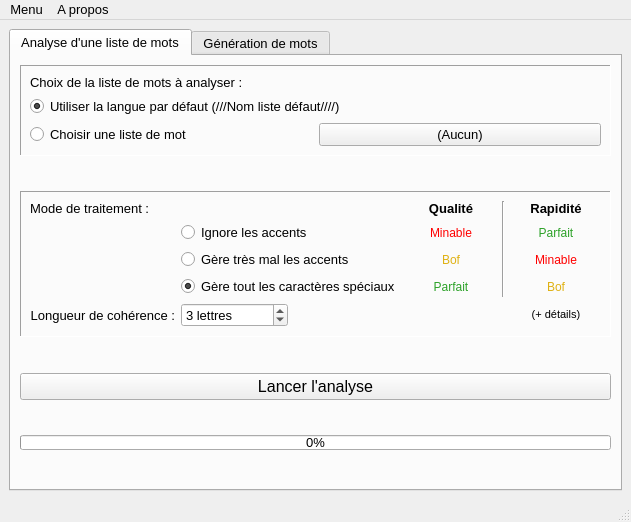
<?xml version="1.0" encoding="UTF-8"?>
<ui version="4.0">
 <class>FenetrePrincipale</class>
 <widget class="QMainWindow" name="FenetrePrincipale">
  <property name="geometry">
   <rect>
    <x>0</x>
    <y>0</y>
    <width>631</width>
    <height>522</height>
   </rect>
  </property>
  <property name="font">
   <font>
    <pointsize>10</pointsize>
   </font>
  </property>
  <property name="windowTitle">
   <string>MainWindow</string>
  </property>
  <widget class="QWidget" name="centralwidget">
   <layout class="QGridLayout" name="gridLayout">
    <item row="0" column="0">
     <widget class="QTabWidget" name="tabWidget">
      <widget class="QWidget" name="onglet_analyse">
       <attribute name="title">
        <string>Analyse d'une liste de mots</string>
       </attribute>
       <layout class="QGridLayout" name="gridLayout_4">
        <item row="4" column="0">
         <widget class="QPushButton" name="bouton_analyser">
          <property name="font">
           <font>
            <pointsize>12</pointsize>
           </font>
          </property>
          <property name="text">
           <string>Lancer l'analyse</string>
          </property>
         </widget>
        </item>
        <item row="0" column="0">
         <widget class="QFrame" name="frame_choixListe">
          <property name="frameShape">
           <enum>QFrame::Panel</enum>
          </property>
          <property name="frameShadow">
           <enum>QFrame::Sunken</enum>
          </property>
          <layout class="QGridLayout" name="gridLayout_3">
           <item row="1" column="0" colspan="2">
            <widget class="QRadioButton" name="radio_langDef">
             <property name="text">
              <string>Utiliser la langue par défaut (///Nom liste défaut////)</string>
             </property>
             <property name="checked">
              <bool>true</bool>
             </property>
            </widget>
           </item>
           <item row="2" column="0">
            <widget class="QRadioButton" name="radio_langPerso">
             <property name="text">
              <string>Choisir une liste de mot</string>
             </property>
            </widget>
           </item>
           <item row="0" column="0" colspan="2">
            <widget class="QLabel" name="label_choixLang">
             <property name="text">
              <string>Choix de la liste de mots à analyser :</string>
             </property>
            </widget>
           </item>
           <item row="2" column="1">
            <widget class="QPushButton" name="bouton_selecFichier">
             <property name="text">
              <string>(Aucun)</string>
             </property>
            </widget>
           </item>
          </layout>
         </widget>
        </item>
        <item row="3" column="0">
         <spacer name="verticalSpacer_2">
          <property name="orientation">
           <enum>Qt::Vertical</enum>
          </property>
          <property name="sizeHint" stdset="0">
           <size>
            <width>20</width>
            <height>40</height>
           </size>
          </property>
         </spacer>
        </item>
        <item row="5" column="0">
         <spacer name="verticalSpacer_3">
          <property name="orientation">
           <enum>Qt::Vertical</enum>
          </property>
          <property name="sizeHint" stdset="0">
           <size>
            <width>20</width>
            <height>40</height>
           </size>
          </property>
         </spacer>
        </item>
        <item row="1" column="0">
         <spacer name="verticalSpacer">
          <property name="orientation">
           <enum>Qt::Vertical</enum>
          </property>
          <property name="sizeHint" stdset="0">
           <size>
            <width>20</width>
            <height>40</height>
           </size>
          </property>
         </spacer>
        </item>
        <item row="2" column="0">
         <widget class="QFrame" name="frame_mode">
          <property name="frameShape">
           <enum>QFrame::Panel</enum>
          </property>
          <property name="frameShadow">
           <enum>QFrame::Sunken</enum>
          </property>
          <layout class="QGridLayout" name="gridLayout_2">
           <item row="3" column="1" colspan="2">
            <widget class="QRadioButton" name="radio_speciaux">
             <property name="toolTip">
              <string>C'est beau l'utf-8, mais c'est chiant à utiliser !</string>
             </property>
             <property name="text">
              <string>Gère tout les caractères spéciaux</string>
             </property>
             <property name="checked">
              <bool>true</bool>
             </property>
            </widget>
           </item>
           <item row="0" column="4" rowspan="4">
            <widget class="Line" name="line_details">
             <property name="orientation">
              <enum>Qt::Vertical</enum>
             </property>
            </widget>
           </item>
           <item row="4" column="0">
            <widget class="QLabel" name="label_lcoh">
             <property name="text">
              <string>Longueur de cohérence :</string>
             </property>
             <property name="alignment">
              <set>Qt::AlignRight|Qt::AlignTrailing|Qt::AlignVCenter</set>
             </property>
            </widget>
           </item>
           <item row="4" column="1">
            <widget class="QSpinBox" name="spin_lcoh">
             <property name="buttonSymbols">
              <enum>QAbstractSpinBox::UpDownArrows</enum>
             </property>
             <property name="suffix">
              <string> lettres</string>
             </property>
             <property name="minimum">
              <number>1</number>
             </property>
             <property name="value">
              <number>3</number>
             </property>
            </widget>
           </item>
           <item row="0" column="3">
            <widget class="QLabel" name="Qualite">
             <property name="font">
              <font>
               <weight>75</weight>
               <bold>true</bold>
              </font>
             </property>
             <property name="text">
              <string>Qualité</string>
             </property>
             <property name="alignment">
              <set>Qt::AlignCenter</set>
             </property>
            </widget>
           </item>
           <item row="3" column="5">
            <widget class="QLabel" name="Bof">
             <property name="toolTip">
              <string>Pour ce que le programme fait (lire des suites de lettres. Noter le nombre d'occurence),
cette méthode est honteusement longue</string>
             </property>
             <property name="styleSheet">
              <string notr="true">color: rgb(223, 177, 19);</string>
             </property>
             <property name="text">
              <string>Bof</string>
             </property>
             <property name="alignment">
              <set>Qt::AlignCenter</set>
             </property>
            </widget>
           </item>
           <item row="1" column="5">
            <widget class="QLabel" name="Parfait_2">
             <property name="toolTip">
              <string>C'est presque instantanné. Normal, y a vraiment pas besoin d'un supercalculateur pour faire ça</string>
             </property>
             <property name="styleSheet">
              <string notr="true">color: rgb(44, 161, 40);</string>
             </property>
             <property name="text">
              <string>Parfait</string>
             </property>
             <property name="alignment">
              <set>Qt::AlignCenter</set>
             </property>
            </widget>
           </item>
           <item row="2" column="3">
            <widget class="QLabel" name="Bof_2">
             <property name="toolTip">
              <string>Bah, limité au français quoi. Et en plus, ça gère pas les tirets</string>
             </property>
             <property name="styleSheet">
              <string notr="true">color: rgb(223, 177, 19);</string>
             </property>
             <property name="text">
              <string>Bof</string>
             </property>
             <property name="alignment">
              <set>Qt::AlignCenter</set>
             </property>
            </widget>
           </item>
           <item row="1" column="3">
            <widget class="QLabel" name="Minable">
             <property name="toolTip">
              <string>J'voulais pas faire un truc pour les anglais, moi !</string>
             </property>
             <property name="styleSheet">
              <string notr="true">color: rgb(255, 0, 0);</string>
             </property>
             <property name="text">
              <string>Minable</string>
             </property>
             <property name="alignment">
              <set>Qt::AlignCenter</set>
             </property>
            </widget>
           </item>
           <item row="0" column="5">
            <widget class="QLabel" name="Rapidite">
             <property name="font">
              <font>
               <weight>75</weight>
               <bold>true</bold>
              </font>
             </property>
             <property name="text">
              <string>Rapidité</string>
             </property>
             <property name="alignment">
              <set>Qt::AlignCenter</set>
             </property>
            </widget>
           </item>
           <item row="3" column="3">
            <widget class="QLabel" name="Parfait">
             <property name="toolTip">
              <string>Testez avec le Japonnais ! Promis, ça marche !</string>
             </property>
             <property name="styleSheet">
              <string notr="true">color: rgb(44, 161, 40);</string>
             </property>
             <property name="text">
              <string>Parfait</string>
             </property>
             <property name="alignment">
              <set>Qt::AlignCenter</set>
             </property>
            </widget>
           </item>
           <item row="2" column="5">
            <widget class="QLabel" name="Minable_2">
             <property name="toolTip">
              <string>En même temps, c'est codé avec les pieds</string>
             </property>
             <property name="styleSheet">
              <string notr="true">color: rgb(255, 0, 0);</string>
             </property>
             <property name="text">
              <string>Minable</string>
             </property>
             <property name="alignment">
              <set>Qt::AlignCenter</set>
             </property>
            </widget>
           </item>
           <item row="1" column="1" colspan="2">
            <widget class="QRadioButton" name="radio_ignore">
             <property name="toolTip">
              <string>Les lettres accentuées sont supprimée par l'analyse : on regarde le mot &quot;ttt&quot; au lieu de &quot;étêtât&quot;
Il vaut donc mieux que la liste de mots originale soit sans accents</string>
             </property>
             <property name="text">
              <string>Ignore les accents</string>
             </property>
            </widget>
           </item>
           <item row="2" column="1" colspan="2">
            <widget class="QRadioButton" name="radio_minable">
             <property name="toolTip">
              <string>Seul certains caractères spéciaux sont pris en compte :
ÀÁÂÃÄÅàáâãäåÒÓÔÕÖØòóôõöøÈÉÊËèéêëÌÍÎÏìíîïÙÚÛÜùúûüÿÑñÇç</string>
             </property>
             <property name="text">
              <string>Gère très mal les accents</string>
             </property>
            </widget>
           </item>
           <item row="4" column="5">
            <widget class="QPushButton" name="bouton_details">
             <property name="font">
              <font>
               <pointsize>8</pointsize>
              </font>
             </property>
             <property name="text">
              <string>(+ détails)</string>
             </property>
             <property name="flat">
              <bool>true</bool>
             </property>
            </widget>
           </item>
           <item row="0" column="0">
            <widget class="QLabel" name="label_mode">
             <property name="text">
              <string>Mode de traitement :</string>
             </property>
            </widget>
           </item>
           <item row="4" column="2" colspan="3">
            <spacer name="horizontalSpacer">
             <property name="orientation">
              <enum>Qt::Horizontal</enum>
             </property>
             <property name="sizeHint" stdset="0">
              <size>
               <width>40</width>
               <height>20</height>
              </size>
             </property>
            </spacer>
           </item>
          </layout>
         </widget>
        </item>
        <item row="6" column="0">
         <widget class="QProgressBar" name="progr_Analyse">
          <property name="sizePolicy">
           <sizepolicy hsizetype="Expanding" vsizetype="Minimum">
            <horstretch>0</horstretch>
            <verstretch>0</verstretch>
           </sizepolicy>
          </property>
          <property name="minimumSize">
           <size>
            <width>0</width>
            <height>15</height>
           </size>
          </property>
          <property name="value">
           <number>0</number>
          </property>
         </widget>
        </item>
        <item row="7" column="0">
         <spacer name="verticalSpacer_5">
          <property name="orientation">
           <enum>Qt::Vertical</enum>
          </property>
          <property name="sizeHint" stdset="0">
           <size>
            <width>20</width>
            <height>40</height>
           </size>
          </property>
         </spacer>
        </item>
       </layout>
      </widget>
      <widget class="QWidget" name="onglet_generation">
       <property name="enabled">
        <bool>false</bool>
       </property>
       <attribute name="title">
        <string>Génération de mots</string>
       </attribute>
       <layout class="QGridLayout" name="gridLayout_5">
        <item row="5" column="2">
         <spacer name="horizontalSpacer_3">
          <property name="orientation">
           <enum>Qt::Horizontal</enum>
          </property>
          <property name="sizeHint" stdset="0">
           <size>
            <width>40</width>
            <height>20</height>
           </size>
          </property>
         </spacer>
        </item>
        <item row="6" column="2">
         <widget class="QPushButton" name="bouton_trier">
          <property name="text">
           <string>Trier</string>
          </property>
         </widget>
        </item>
        <item row="5" column="1">
         <spacer name="verticalSpacer_4">
          <property name="orientation">
           <enum>Qt::Vertical</enum>
          </property>
          <property name="sizeHint" stdset="0">
           <size>
            <width>20</width>
            <height>40</height>
           </size>
          </property>
         </spacer>
        </item>
        <item row="7" column="2">
         <widget class="QPushButton" name="bouton_nettoyer">
          <property name="text">
           <string>Nettoyer</string>
          </property>
         </widget>
        </item>
        <item row="2" column="0">
         <widget class="QLabel" name="label_tailleMots">
          <property name="text">
           <string>Taille max des mots</string>
          </property>
         </widget>
        </item>
        <item row="0" column="0" colspan="3">
         <widget class="QPushButton" name="bouton_generer">
          <property name="font">
           <font>
            <pointsize>12</pointsize>
           </font>
          </property>
          <property name="text">
           <string>Inventer des mots</string>
          </property>
         </widget>
        </item>
        <item row="3" column="0" colspan="2">
         <widget class="QCheckBox" name="check_forcerTaille">
          <property name="layoutDirection">
           <enum>Qt::RightToLeft</enum>
          </property>
          <property name="text">
           <string>Forcer la taille des mots</string>
          </property>
         </widget>
        </item>
        <item row="2" column="1">
         <widget class="QSpinBox" name="spin_tailleMax">
          <property name="suffix">
           <string> lettres</string>
          </property>
          <property name="minimum">
           <number>2</number>
          </property>
          <property name="singleStep">
           <number>2</number>
          </property>
          <property name="value">
           <number>20</number>
          </property>
         </widget>
        </item>
        <item row="0" column="3" rowspan="9">
         <widget class="QTextEdit" name="text_mots"/>
        </item>
        <item row="1" column="1">
         <widget class="QSpinBox" name="spin_nbMots">
          <property name="cursor">
           <cursorShape>SizeVerCursor</cursorShape>
          </property>
          <property name="minimum">
           <number>1</number>
          </property>
          <property name="value">
           <number>1</number>
          </property>
         </widget>
        </item>
        <item row="4" column="0" colspan="2">
         <widget class="QCheckBox" name="check_troll">
          <property name="layoutDirection">
           <enum>Qt::RightToLeft</enum>
          </property>
          <property name="text">
           <string>Génération de mots parfaits</string>
          </property>
         </widget>
        </item>
        <item row="1" column="0">
         <widget class="QLabel" name="label_nbMots">
          <property name="text">
           <string>Nombre de mots</string>
          </property>
         </widget>
        </item>
        <item row="6" column="0" rowspan="2" colspan="2">
         <widget class="QFrame" name="frame">
          <property name="frameShape">
           <enum>QFrame::Box</enum>
          </property>
          <property name="frameShadow">
           <enum>QFrame::Sunken</enum>
          </property>
          <layout class="QVBoxLayout" name="verticalLayout">
           <item>
            <widget class="QLabel" name="label_resume_analyse">
             <property name="text">
              <string>Type d'analyse : //type//</string>
             </property>
            </widget>
           </item>
           <item>
            <widget class="QLabel" name="label_resume_lcoh">
             <property name="text">
              <string>Longueur de cohérence : //lcoh//</string>
             </property>
            </widget>
           </item>
          </layout>
          <zorder>label_resume_analyse</zorder>
          <zorder>label_resume_lcoh</zorder>
          <zorder>label_resume_lcoh</zorder>
         </widget>
        </item>
       </layout>
      </widget>
     </widget>
    </item>
   </layout>
  </widget>
  <widget class="QMenuBar" name="menubar">
   <property name="geometry">
    <rect>
     <x>0</x>
     <y>0</y>
     <width>631</width>
     <height>28</height>
    </rect>
   </property>
   <widget class="QMenu" name="menuMenu">
    <property name="title">
     <string>Menu</string>
    </property>
    <widget class="QMenu" name="menuQuitter">
     <property name="title">
      <string>Quitter</string>
     </property>
     <widget class="QMenu" name="menuQuitter_2">
      <property name="title">
       <string>Quitter</string>
      </property>
      <addaction name="actionNe_pas_quitter"/>
      <addaction name="actionNe_pas_quitter_2"/>
      <addaction name="actionNe_pas_quitter_3"/>
      <addaction name="actionQuitter_3"/>
      <addaction name="actionNe_pas_quitter_4"/>
     </widget>
     <addaction name="menuQuitter_2"/>
    </widget>
    <addaction name="actionCharger_automatiquement_la_liste_de_mot_par_d_faut"/>
    <addaction name="actionAnalyser_la_liste_par_d_faut_au_lancement"/>
    <addaction name="separator"/>
    <addaction name="actionUtiliser_les_valeur_actuelles_par_defaut"/>
    <addaction name="separator"/>
    <addaction name="menuQuitter"/>
   </widget>
   <widget class="QMenu" name="menuA_propos">
    <property name="title">
     <string>A propos</string>
    </property>
    <addaction name="actionAide"/>
    <addaction name="action_propos_de_ce_programme"/>
   </widget>
   <addaction name="menuMenu"/>
   <addaction name="menuA_propos"/>
  </widget>
  <widget class="QStatusBar" name="statusbar"/>
  <action name="actionQuitter_3">
   <property name="text">
    <string>Ha oui, quitter</string>
   </property>
  </action>
  <action name="actionNe_pas_quitter">
   <property name="text">
    <string>Ne pas quitter</string>
   </property>
  </action>
  <action name="actionNe_pas_quitter_2">
   <property name="text">
    <string>Ne pas quitter</string>
   </property>
  </action>
  <action name="actionNe_pas_quitter_3">
   <property name="text">
    <string>Ne pas quitter</string>
   </property>
  </action>
  <action name="actionNe_pas_quitter_4">
   <property name="text">
    <string>Ne pas quitter</string>
   </property>
  </action>
  <action name="actionUtiliser_les_valeur_actuelles_par_defaut">
   <property name="text">
    <string>Changer les valeurs par défaut</string>
   </property>
  </action>
  <action name="actionCharger_automatiquement_la_liste_de_mot_par_d_faut">
   <property name="checkable">
    <bool>true</bool>
   </property>
   <property name="text">
    <string>Charger la liste par défaut au lancement</string>
   </property>
  </action>
  <action name="actionAnalyser_la_liste_par_d_faut_au_lancement">
   <property name="checkable">
    <bool>true</bool>
   </property>
   <property name="text">
    <string>Analyser la liste par défaut au lancement</string>
   </property>
  </action>
  <action name="actionAide">
   <property name="text">
    <string>Aide</string>
   </property>
  </action>
  <action name="action_propos_de_ce_programme">
   <property name="text">
    <string>À propos de ce programme</string>
   </property>
  </action>
 </widget>
 <resources/>
 <connections>
  <connection>
   <sender>radio_speciaux</sender>
   <signal>toggled(bool)</signal>
   <receiver>spin_lcoh</receiver>
   <slot>setEnabled(bool)</slot>
   <hints>
    <hint type="sourcelabel">
     <x>318</x>
     <y>320</y>
    </hint>
    <hint type="destinationlabel">
     <x>255</x>
     <y>351</y>
    </hint>
   </hints>
  </connection>
 </connections>
</ui>
